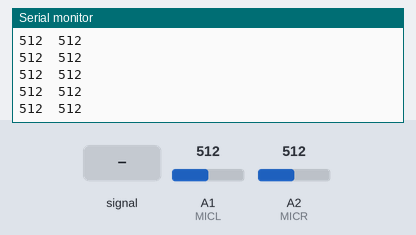
A sketch run on a simulated Arduino Nano, built with avr-gcc and run on an emulated ATmega328P. On the bench: the last lines printed to the serial monitor. Inputs (shaded band) come from the test bench; at power-on: A1 (MICL) = 512, A2 (MICR) = 512.

Above: at 2.2 s.
2.3 s: A1 (MICL) fed a 200 Hz sine of ±81 counts around its level
At 2.33 s:
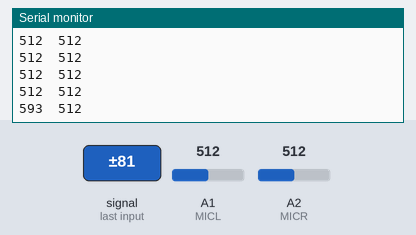
3.8 s: A2 (MICR) fed a 200 Hz sine of ±81 counts around its level
At 3.83 s:
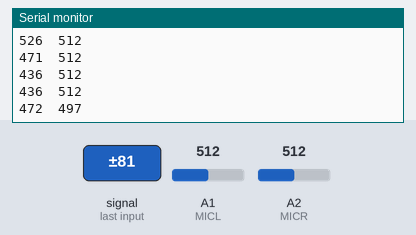
5.3 s: A1 (MICL) set to 716
At 5.34 s:
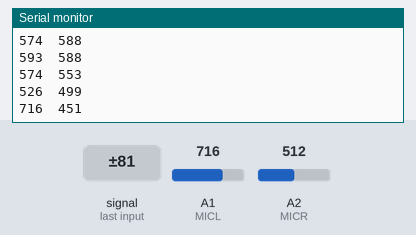
6.8 s: A2 (MICR) set to 716
At 6.85 s:
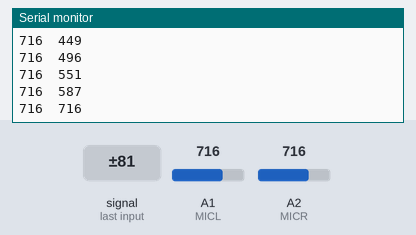
8.3 s: A1 (MICL) fed a 1000 Hz sine of ±255 counts around its level
At 8.36 s:
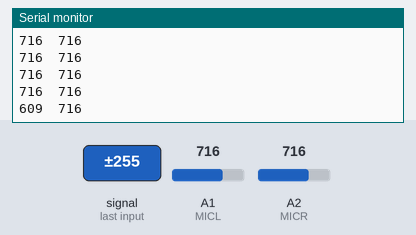
9.8 s: A2 (MICR) fed a 1000 Hz sine of ±255 counts around its level
At 9.87 s:
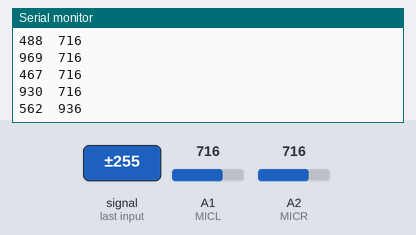
Timing chart, 0 to 12.3 s (numbered marks = the images above; inputs shaded):
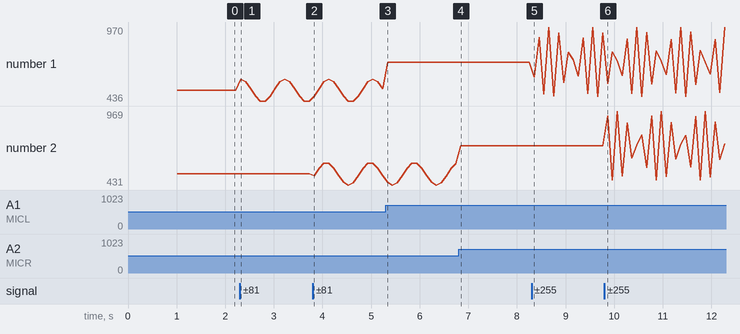

The sketch:

mic.ino
```cpp
#include <Arduino.h>

// this file is intended to be loaded onto the NANO
// no dependence on the ESP

#define MICL A1
#define MICR A2

void mic_setup(int samples) {
  pinMode(MICL, INPUT);
  pinMode(MICR, INPUT);
  // b/c we changed the analog reference, so we need to flush
  // the first few readings
  for (int i = 0; i < samples; i++) {
    analogRead(MICL);
    analogRead(MICR);
  }
}

void setup() {
  delay(1000);
  Serial.begin(9600);
  analogReference(INTERNAL);
  mic_setup(64);
}

void loop() {
  Serial.print(analogRead(MICL));
  Serial.print("\t");
  Serial.println(analogRead(MICR));
  delay(100);
}
```

Measured:
- after the input at 2.3 s, the serial monitor: prints a new line at once (image 1)
- after the input at 3.8 s, the serial monitor: prints a new line at once (image 2)
- after the input at 5.3 s, the serial monitor: prints a new line at once (image 3)
- after the input at 6.8 s, the serial monitor: prints a new line after 0.05 s (image 4)
- after the input at 8.3 s, the serial monitor: prints a new line after 0.05 s (image 5)
- after the input at 9.8 s, the serial monitor: prints a new line after 0.06 s (image 6)
- plotted number 1: 512 → 436 after the input at 2.3 s, 526 → 716 after the input at 5.3 s, 716 → 930 after the input at 8.3 s
- plotted number 2: 512 → 499 after the input at 3.8 s
